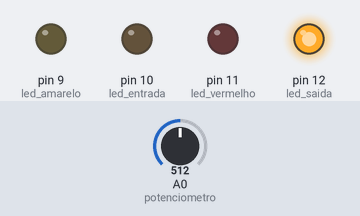
Simulated run of this sketch. Board: Arduino Uno, built with avr-gcc and run on an emulated ATmega328P. On the bench: output pins drawn as LEDs (lit = HIGH). Inputs (shaded band) come from the test bench; at power-on: A0 (potenciometro) = 512.

Above: at 0.1 s.
Timing chart, 0 to 1.6 s (numbered marks = the images above):
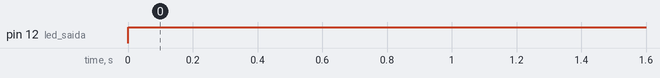

The sketch:

EX_AVALIATIVO.ino
```cpp
const int led_amarelo = 9;
const int led_vermelho = 11;
const int botaoA = 2;
int distancia;
const int led_entrada = 10;
const int led_saida = 12;
const int led_temperatura = 6;
const int potenciometro = A0;

void setup() {
 pinMode(led_amarelo, OUTPUT);
 pinMode(led_vermelho, OUTPUT);
 pinMode(led_entrada, OUTPUT);
 pinMode(led_saida, OUTPUT);
 pinMode(botaoA, INPUT_PULLUP);
 pinMode(potenciometro, INPUT);
 Serial.begin(9600);
}

void loop() {
  int leitura = analogRead(potenciometro);
  float temperatura = map(leitura, 0, 1023, 0, 50);

  if(25 < temperatura < 27){
    digitalWrite(led_saida, 1);
  }
  else{
    digitalWrite(led_temperatura,1);
    digitalWrite(led_saida, 0);
  }
}
```

Measured:
- by itself, pin 12 (led_saida): LOW → HIGH at 0.00 s
